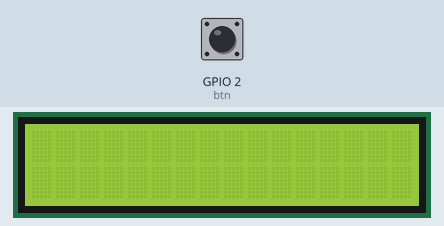
This sketch was run on a simulated ESP32. On the bench: 16×2 character LCD. The inputs (shaded band) are chosen by the test bench; at power-on: GPIO 2 (btn) LOW. Storage starts empty; what the sketch prints to the serial monitor is not drawn.

Above: at 1.2 s.
1.3 s: GPIO 2 (btn) pulled HIGH for 0.15 s
At 2.5 s:
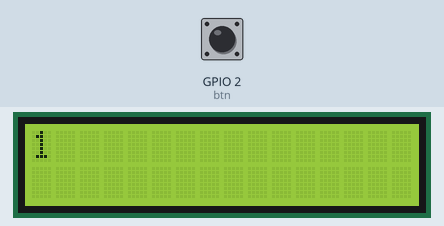
2.9 s: GPIO 2 (btn) pulled HIGH for 1 s
At 4.3 s:
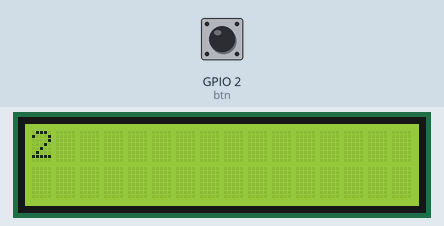
5.4 s: GPIO 2 (btn) pulled HIGH for 0.15 s
At 6.2 s:
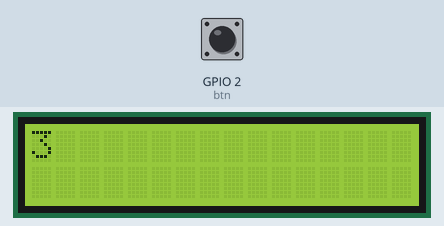
7.0 s: GPIO 2 (btn) pulled HIGH for 1 s
At 7.4 s:
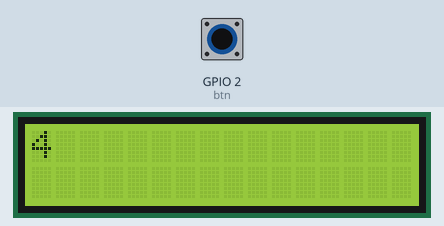
Timing chart, 0 to 10.0 s (numbered marks = the images above; inputs shaded):
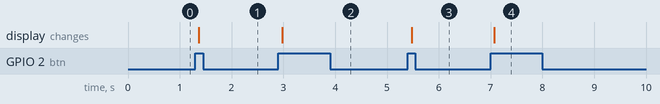

The sketch:

json_esp32.ino
```cpp
#include <Wire.h>
#include <LiquidCrystal_I2C.h>
#include <ArduinoJson.h>
#include "LittleFS.h"

// LCD Settings
#define SDA_PIN 8
#define SCL_PIN 9
LiquidCrystal_I2C lcd(0x27, 16, 2);

// Button and Logic
#define btn 2
int counter = 0;
bool lastBtnState = LOW;
const char* filename = "/data.json";


// --- SAVE FUNCTION ---
void addData(String key, String value) {
  JsonDocument doc;

  // 1. Try to read existing data first
  if (LittleFS.exists(filename)) {
    File file = LittleFS.open(filename, FILE_READ);
    if (file) {
      deserializeJson(doc, file);
      file.close();
    }
  }

  // 2. Add/Update the new key
  doc[key] = value;

  // 3. Save everything back to the file
  File file = LittleFS.open(filename, FILE_WRITE);
  if (!file) return;
  serializeJson(doc, file);
  file.close();

  Serial.println("Updated " + key + " in Flash!");
}

// --- LOAD FUNCTION ---
String getData(String key) {
  if (!LittleFS.exists(filename)) return ""; // Return empty string if no file

  File file = LittleFS.open(filename, FILE_READ);
  JsonDocument doc;
  DeserializationError error = deserializeJson(doc, file);
  file.close(); // Close the file as soon as you are done reading

  if (!error && doc.containsKey(key)) {
    return doc[key].as<String>(); // Safely convert to String
  }

  return ""; // Return empty string if key not found
}

void deleteSaveFile() {
  if (LittleFS.exists("/data.json")) {
    if (LittleFS.remove("/data.json")) {
      Serial.println("File deleted successfully");
    } else {
      Serial.println("Delete failed");
    }
  } else {
    Serial.println("File does not exist");
  }
}

void setup() {
  Serial.begin(115200);

  // Initialize LCD
  Wire.begin(SDA_PIN, SCL_PIN);
  lcd.init();
  lcd.backlight();

  pinMode(btn, INPUT_PULLDOWN);

  // Initialize LittleFS
  if (!LittleFS.begin(true)) {
    lcd.print("FS Mount Fail");
    return;
  }

  counter = getData("counter").toInt();

}

void loop() {
  bool currentBtnState = digitalRead(btn);

  if (currentBtnState == HIGH && lastBtnState == LOW) {
    delay(50); // Debounce
    counter++;


    lcd.setCursor(0,0);
    lcd.print(String(counter));
    addData("counter",String(counter));
  }

  lastBtnState = currentBtnState;
}
```

Measured:
- after the input at 1.3 s, the display: changes after 0.06 s (image 1)
- after the input at 2.9 s, the display: changes after 0.07 s (image 2)
- after the input at 5.4 s, the display: changes after 0.07 s (image 3)
- after the input at 7.0 s, the display: changes after 0.07 s (image 4)
